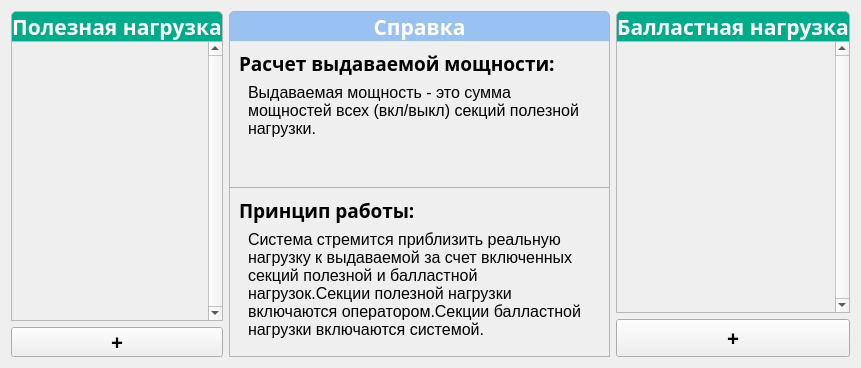
<?xml version="1.0" encoding="UTF-8"?>
<ui version="4.0">
 <class>CalculationSettingScreen</class>
 <widget class="QWidget" name="CalculationSettingScreen">
  <property name="geometry">
   <rect>
    <x>0</x>
    <y>0</y>
    <width>861</width>
    <height>368</height>
   </rect>
  </property>
  <property name="windowTitle">
   <string>Form</string>
  </property>
  <layout class="QHBoxLayout" name="horizontalLayout">
   <item>
    <layout class="QVBoxLayout" name="utilityLayout">
     <property name="rightMargin">
      <number>0</number>
     </property>
     <item>
      <layout class="QVBoxLayout" name="verticalLayout_2">
       <property name="spacing">
        <number>0</number>
       </property>
       <property name="bottomMargin">
        <number>0</number>
       </property>
       <item>
        <widget class="QLabel" name="label_6">
         <property name="sizePolicy">
          <sizepolicy hsizetype="Expanding" vsizetype="Fixed">
           <horstretch>0</horstretch>
           <verstretch>0</verstretch>
          </sizepolicy>
         </property>
         <property name="minimumSize">
          <size>
           <width>0</width>
           <height>30</height>
          </size>
         </property>
         <property name="maximumSize">
          <size>
           <width>16777215</width>
           <height>30</height>
          </size>
         </property>
         <property name="font">
          <font>
           <family>Ubuntu Mono</family>
           <pointsize>16</pointsize>
           <weight>75</weight>
           <bold>true</bold>
          </font>
         </property>
         <property name="styleSheet">
          <string notr="true">border:1px solid rgb(180, 180, 180);
border-bottom: none;
border-top-left-radius: 5px;
border-top-right-radius: 5px;
background-color: rgb(0, 172, 138);
color: rgb(255, 255, 255);</string>
         </property>
         <property name="text">
          <string>Полезная нагрузка</string>
         </property>
         <property name="alignment">
          <set>Qt::AlignCenter</set>
         </property>
        </widget>
       </item>
       <item>
        <widget class="QScrollArea" name="utilityArea">
         <property name="verticalScrollBarPolicy">
          <enum>Qt::ScrollBarAlwaysOn</enum>
         </property>
         <property name="widgetResizable">
          <bool>true</bool>
         </property>
         <widget class="QWidget" name="utilityAreaContent">
          <property name="geometry">
           <rect>
            <x>0</x>
            <y>0</y>
            <width>165</width>
            <height>278</height>
           </rect>
          </property>
          <layout class="QVBoxLayout" name="utilityVLayout">
           <item>
            <spacer name="verticalSpacer_3">
             <property name="orientation">
              <enum>Qt::Vertical</enum>
             </property>
             <property name="sizeType">
              <enum>QSizePolicy::Expanding</enum>
             </property>
             <property name="sizeHint" stdset="0">
              <size>
               <width>20</width>
               <height>40</height>
              </size>
             </property>
            </spacer>
           </item>
          </layout>
         </widget>
        </widget>
       </item>
      </layout>
     </item>
     <item>
      <widget class="QPushButton" name="utilityAddButton">
       <property name="sizePolicy">
        <sizepolicy hsizetype="Expanding" vsizetype="Fixed">
         <horstretch>0</horstretch>
         <verstretch>0</verstretch>
        </sizepolicy>
       </property>
       <property name="minimumSize">
        <size>
         <width>0</width>
         <height>30</height>
        </size>
       </property>
       <property name="maximumSize">
        <size>
         <width>16777215</width>
         <height>30</height>
        </size>
       </property>
       <property name="font">
        <font>
         <family>Ubuntu Mono</family>
         <pointsize>16</pointsize>
         <weight>75</weight>
         <bold>true</bold>
        </font>
       </property>
       <property name="text">
        <string>+</string>
       </property>
      </widget>
     </item>
    </layout>
   </item>
   <item>
    <layout class="QVBoxLayout" name="verticalLayout_4" stretch="0,1,1,1">
     <property name="spacing">
      <number>0</number>
     </property>
     <item>
      <widget class="QLabel" name="label_5">
       <property name="sizePolicy">
        <sizepolicy hsizetype="Preferred" vsizetype="Fixed">
         <horstretch>0</horstretch>
         <verstretch>0</verstretch>
        </sizepolicy>
       </property>
       <property name="minimumSize">
        <size>
         <width>0</width>
         <height>30</height>
        </size>
       </property>
       <property name="maximumSize">
        <size>
         <width>16777215</width>
         <height>30</height>
        </size>
       </property>
       <property name="font">
        <font>
         <family>Ubuntu Mono</family>
         <pointsize>16</pointsize>
         <weight>75</weight>
         <bold>true</bold>
        </font>
       </property>
       <property name="styleSheet">
        <string notr="true">border:1px solid rgb(180, 180, 180);
border-bottom: none;
border-top-left-radius: 5px;
border-top-right-radius: 5px;
background-color: rgb(153, 193, 241);
color: rgb(255, 255, 255);</string>
       </property>
       <property name="text">
        <string>Справка</string>
       </property>
       <property name="alignment">
        <set>Qt::AlignCenter</set>
       </property>
      </widget>
     </item>
     <item>
      <widget class="QFrame" name="frame">
       <property name="styleSheet">
        <string notr="true">border:1px solid rgb(180, 180, 180);
border-top:none;</string>
       </property>
       <property name="frameShape">
        <enum>QFrame::NoFrame</enum>
       </property>
       <property name="frameShadow">
        <enum>QFrame::Raised</enum>
       </property>
       <layout class="QVBoxLayout" name="verticalLayout_5">
        <property name="spacing">
         <number>6</number>
        </property>
        <item>
         <layout class="QHBoxLayout" name="horizontalLayout_2">
          <item>
           <widget class="QLabel" name="label">
            <property name="font">
             <font>
              <family>Ubuntu Mono</family>
              <pointsize>14</pointsize>
              <weight>75</weight>
              <bold>true</bold>
             </font>
            </property>
            <property name="styleSheet">
             <string notr="true">border: none;</string>
            </property>
            <property name="text">
             <string>Расчет выдаваемой мощности:</string>
            </property>
           </widget>
          </item>
         </layout>
        </item>
        <item>
         <layout class="QHBoxLayout" name="horizontalLayout_3">
          <property name="leftMargin">
           <number>9</number>
          </property>
          <property name="topMargin">
           <number>0</number>
          </property>
          <property name="rightMargin">
           <number>9</number>
          </property>
          <item>
           <widget class="QLabel" name="label_2">
            <property name="font">
             <font>
              <pointsize>12</pointsize>
             </font>
            </property>
            <property name="styleSheet">
             <string notr="true">border: none;</string>
            </property>
            <property name="text">
             <string>Выдаваемая мощность - это сумма мощностей всех (вкл/выкл) секций полезной нагрузки.</string>
            </property>
            <property name="wordWrap">
             <bool>true</bool>
            </property>
           </widget>
          </item>
         </layout>
        </item>
        <item>
         <spacer name="verticalSpacer">
          <property name="orientation">
           <enum>Qt::Vertical</enum>
          </property>
          <property name="sizeHint" stdset="0">
           <size>
            <width>20</width>
            <height>40</height>
           </size>
          </property>
         </spacer>
        </item>
       </layout>
      </widget>
     </item>
     <item>
      <widget class="QFrame" name="frame_2">
       <property name="styleSheet">
        <string notr="true">border:1px solid rgb(180, 180, 180);
border-top:none;</string>
       </property>
       <property name="frameShape">
        <enum>QFrame::StyledPanel</enum>
       </property>
       <property name="frameShadow">
        <enum>QFrame::Raised</enum>
       </property>
       <layout class="QVBoxLayout" name="verticalLayout_6">
        <item>
         <layout class="QHBoxLayout" name="horizontalLayout_4">
          <item>
           <widget class="QLabel" name="label_3">
            <property name="font">
             <font>
              <family>Ubuntu Mono</family>
              <pointsize>14</pointsize>
              <weight>75</weight>
              <bold>true</bold>
             </font>
            </property>
            <property name="styleSheet">
             <string notr="true">border: none;</string>
            </property>
            <property name="text">
             <string>Принцип работы:</string>
            </property>
           </widget>
          </item>
         </layout>
        </item>
        <item>
         <layout class="QHBoxLayout" name="horizontalLayout_5">
          <property name="leftMargin">
           <number>9</number>
          </property>
          <property name="rightMargin">
           <number>9</number>
          </property>
          <item>
           <widget class="QLabel" name="label_4">
            <property name="font">
             <font>
              <pointsize>12</pointsize>
             </font>
            </property>
            <property name="styleSheet">
             <string notr="true">border: none;</string>
            </property>
            <property name="text">
             <string>Система стремится приблизить реальную нагрузку к выдаваемой за счет включенных секций полезной и балластной нагрузок.Секции полезной нагрузки включаются оператором.Секции балластной нагрузки включаются системой. </string>
            </property>
            <property name="wordWrap">
             <bool>true</bool>
            </property>
           </widget>
          </item>
         </layout>
        </item>
        <item>
         <spacer name="verticalSpacer_2">
          <property name="orientation">
           <enum>Qt::Vertical</enum>
          </property>
          <property name="sizeHint" stdset="0">
           <size>
            <width>20</width>
            <height>40</height>
           </size>
          </property>
         </spacer>
        </item>
       </layout>
      </widget>
     </item>
     <item>
      <widget class="QFrame" name="frame_3">
       <property name="styleSheet">
        <string notr="true">border:1px solid rgb(180, 180, 180);
border-top:none;</string>
       </property>
       <property name="frameShape">
        <enum>QFrame::StyledPanel</enum>
       </property>
       <property name="frameShadow">
        <enum>QFrame::Raised</enum>
       </property>
      </widget>
     </item>
    </layout>
   </item>
   <item>
    <layout class="QVBoxLayout" name="verticalLayout">
     <property name="rightMargin">
      <number>0</number>
     </property>
     <item>
      <layout class="QVBoxLayout" name="verticalLayout_3">
       <property name="spacing">
        <number>0</number>
       </property>
       <property name="bottomMargin">
        <number>0</number>
       </property>
       <item>
        <widget class="QLabel" name="label_7">
         <property name="sizePolicy">
          <sizepolicy hsizetype="Expanding" vsizetype="Fixed">
           <horstretch>0</horstretch>
           <verstretch>0</verstretch>
          </sizepolicy>
         </property>
         <property name="minimumSize">
          <size>
           <width>0</width>
           <height>30</height>
          </size>
         </property>
         <property name="maximumSize">
          <size>
           <width>16777215</width>
           <height>30</height>
          </size>
         </property>
         <property name="font">
          <font>
           <family>Ubuntu Mono</family>
           <pointsize>16</pointsize>
           <weight>75</weight>
           <bold>true</bold>
          </font>
         </property>
         <property name="styleSheet">
          <string notr="true">border:1px solid rgb(180, 180, 180);
border-bottom: none;
border-top-left-radius: 5px;
border-top-right-radius: 5px;
background-color: rgb(0, 172, 138);
color: rgb(255, 255, 255);</string>
         </property>
         <property name="text">
          <string>Балластная нагрузка</string>
         </property>
         <property name="alignment">
          <set>Qt::AlignCenter</set>
         </property>
        </widget>
       </item>
       <item>
        <widget class="QScrollArea" name="ballastArea">
         <property name="verticalScrollBarPolicy">
          <enum>Qt::ScrollBarAlwaysOn</enum>
         </property>
         <property name="widgetResizable">
          <bool>true</bool>
         </property>
         <widget class="QWidget" name="ballastAreaContent">
          <property name="geometry">
           <rect>
            <x>0</x>
            <y>0</y>
            <width>186</width>
            <height>278</height>
           </rect>
          </property>
          <layout class="QVBoxLayout" name="ballastVLayout">
           <item>
            <spacer name="verticalSpacer_4">
             <property name="orientation">
              <enum>Qt::Vertical</enum>
             </property>
             <property name="sizeType">
              <enum>QSizePolicy::Expanding</enum>
             </property>
             <property name="sizeHint" stdset="0">
              <size>
               <width>20</width>
               <height>40</height>
              </size>
             </property>
            </spacer>
           </item>
          </layout>
         </widget>
        </widget>
       </item>
      </layout>
     </item>
     <item>
      <widget class="QPushButton" name="ballastAddButton">
       <property name="sizePolicy">
        <sizepolicy hsizetype="Expanding" vsizetype="Fixed">
         <horstretch>0</horstretch>
         <verstretch>0</verstretch>
        </sizepolicy>
       </property>
       <property name="font">
        <font>
         <family>Ubuntu Mono</family>
         <pointsize>16</pointsize>
         <weight>75</weight>
         <bold>true</bold>
        </font>
       </property>
       <property name="text">
        <string>+</string>
       </property>
      </widget>
     </item>
    </layout>
   </item>
  </layout>
 </widget>
 <resources/>
 <connections/>
</ui>
